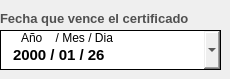
                    <widget class="QFrame" name="espacio_fecha_certificado">
                     <widget class="QDateEdit" name="dateedit_fecha_vencimiento_certificado">
                      <property name="geometry">
                       <rect>
                        <x>0</x>
                        <y>30</y>
                        <width>221</width>
                        <height>40</height>
                       </rect>
                      </property>
                      <property name="minimumSize">
                       <size>
                        <width>0</width>
                        <height>40</height>
                       </size>
                      </property>
                      <property name="font">
                       <font>
                        <family>Arial</family>
                        <pointsize>11</pointsize>
                        <weight>75</weight>
                        <italic>false</italic>
                        <bold>true</bold>
                       </font>
                      </property>
                      <property name="toolTip">
                       <string>Año/Mes/Dia</string>
                      </property>
                      <property name="styleSheet">
                       <string notr="true">QDateEdit{

	padding-left:10px;
	padding-top:10px;
	border:1px solid #000000 ;

}

QDateEdit:focus {
    border: 2px solid #0078d7;   /* Borde azul cuando está en foco */
    background-color: #e0f7ff;   /* Fondo azul claro */
}

QDateEdit:focus {
    border: 2px solid #0078d7;   /* Borde azul cuando está en foco */
    background-color: #e0f7ff;   /* Fondo azul claro */
}




QDateEdit QAbstractItemView {
    border: 1px solid #ccc;
    background-color: white;
    color: #333;
    padding: 5px;  /* Margen interno de la lista */
    spacing: 10px; /* Espaciado entre los elementos (algunas versiones de Qt lo admiten) */
}

QDateEdit QAbstractItemView::item {
    padding: 8px; /* Espaciado interno de cada elemento */
    margin: 4px; /* Separación entre los elementos */
}

QDateEdit QAbstractItemView::item:hover {
    background-color: #c5c1c1;
    color: white;
}

QDateEdit:disabled {
        background-color:rgb(189, 189, 189);
        color: #808080;
        border: 1px solid rgb(127, 127, 127);
    }


QCalendarWidget {
                background-color: white;
                border: 1px solid #d0d0d0;
                border-radius: 8px;
                font-family: Arial, sans-serif;
            }
            
            /* Barra superior con mes y año */
            QCalendarWidget QWidget#qt_calendar_navigationbar {
                background-color: #4a90e2;
                color: white;
                border-top-left-radius: 7px;
                border-top-right-radius: 7px;
                padding: 5px;
            }
            
            /* Botones de navegación */
            QCalendarWidget QToolButton {
                background-color: transparent;
                color: white;
                font-weight: bold;
                border: none;
                padding: 5px;
                border-radius: 3px;
            }
            
            QCalendarWidget QToolButton:hover {
                background-color: rgba(255, 255, 255, 0.2);
            }
            
            /* Días de la semana */
            QCalendarWidget QHeaderView::section {
                background-color: #f8f9fa;
                color: #555555;
                font-weight: bold;
                padding: 8px;
                border: none;
                border-bottom: 1px solid #e0e0e0;
            }
            
            /* Días normales */
            QCalendarWidget QAbstractItemView:enabled {
                color: #333333;
                background-color: white;
                selection-background-color: #4a90e2;
                selection-color: white;
                outline: none;
                border: none;
            }
            
            /* Día actual */
            QCalendarWidget QAbstractItemView:enabled:focus {
                background-color: #e8f4fd;
                color: #4a90e2;
                font-weight: bold;
            }
            
            /* Días de otros meses */
            QCalendarWidget QAbstractItemView:enabled:!selected {
                color: #aaaaaa;
            }
            
            /* Efecto hover sobre los días */
            QCalendarWidget QAbstractItemView:enabled:hover {
                background-color: #f0f7ff;
            }
            
            /* Fines de semana */
            QCalendarWidget QAbstractItemView:enabled:selected:alternate {
                background-color: #4a90e2;
                color: white;
            }


</string>
                      </property>
                      <property name="wrapping">
                       <bool>false</bool>
                      </property>
                      <property name="frame">
                       <bool>true</bool>
                      </property>
                      <property name="accelerated">
                       <bool>true</bool>
                      </property>
                      <property name="keyboardTracking">
                       <bool>true</bool>
                      </property>
                      <property name="showGroupSeparator" stdset="0">
                       <bool>true</bool>
                      </property>
                      <property name="currentSection">
                       <enum>QDateTimeEdit::YearSection</enum>
                      </property>
                      <property name="displayFormat">
                       <string>yyyy / MM / dd</string>
                      </property>
                      <property name="calendarPopup">
                       <bool>true</bool>
                      </property>
                      <property name="currentSectionIndex">
                       <number>0</number>
                      </property>
                      <property name="date">
                       <date>
                        <year>2000</year>
                        <month>1</month>
                        <day>26</day>
                       </date>
                      </property>
                     </widget>
                     <widget class="QLabel" name="label_4">
                      <property name="geometry">
                       <rect>
                        <x>21</x>
                        <y>30</y>
                        <width>101</width>
                        <height>16</height>
                       </rect>
                      </property>
                      <property name="styleSheet">
                       <string notr="true">background:none;</string>
                      </property>
                      <property name="text">
                       <string>Año    / Mes / Dia</string>
                      </property>
                     </widget>
                     <widget class="QLabel" name="label_fecha_del_certificado">
                      <property name="geometry">
                       <rect>
                        <x>0</x>
                        <y>10</y>
                        <width>200</width>
                        <height>16</height>
                       </rect>
                      </property>
                      <property name="font">
                       <font>
                        <family>Arial</family>
                        <pointsize>10</pointsize>
                        <weight>75</weight>
                        <bold>true</bold>
                       </font>
                      </property>
                      <property name="styleSheet">
                       <string notr="true">QLabel{
		
	color: rgb(80, 80, 80);

	border-color: #ffffff;


}
</string>
                      </property>
                      <property name="text">
                       <string>Fecha que vence el certificado </string>
                      </property>
                      <property name="scaledContents">
                       <bool>false</bool>
                      </property>
                     </widget>
                    </widget>
